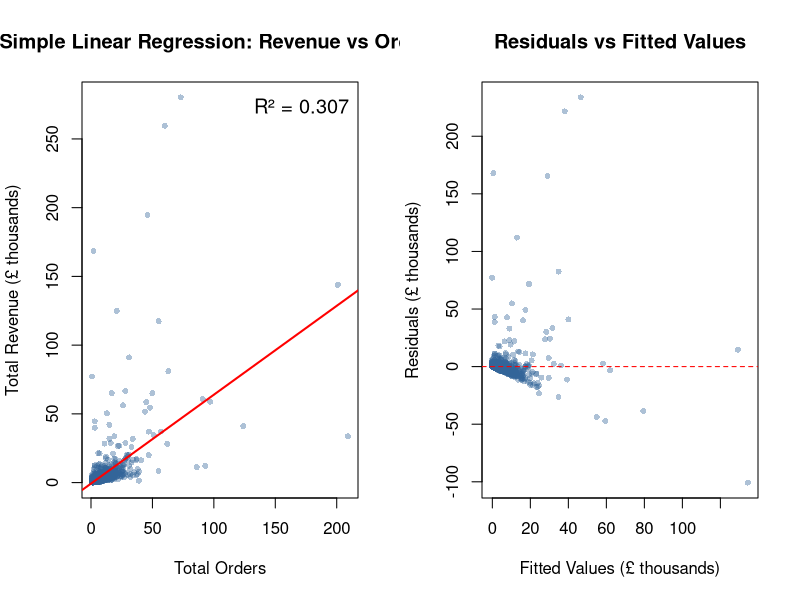
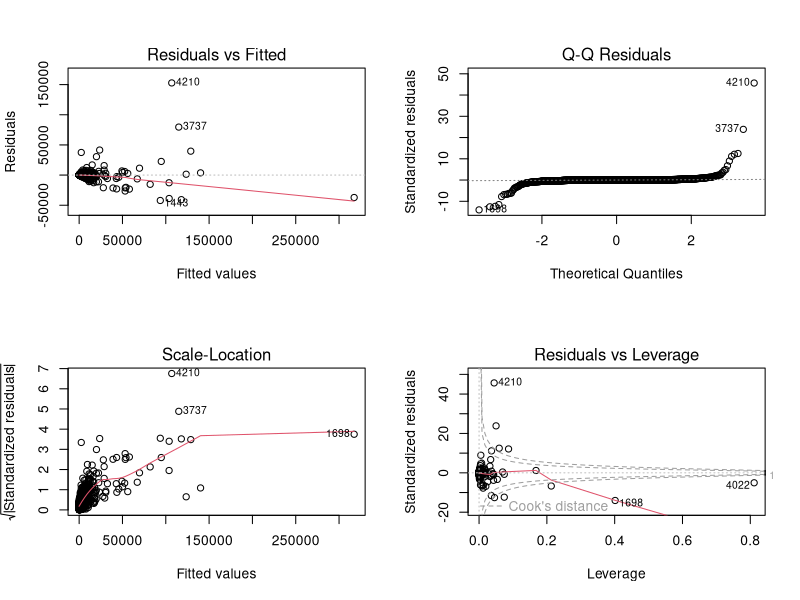
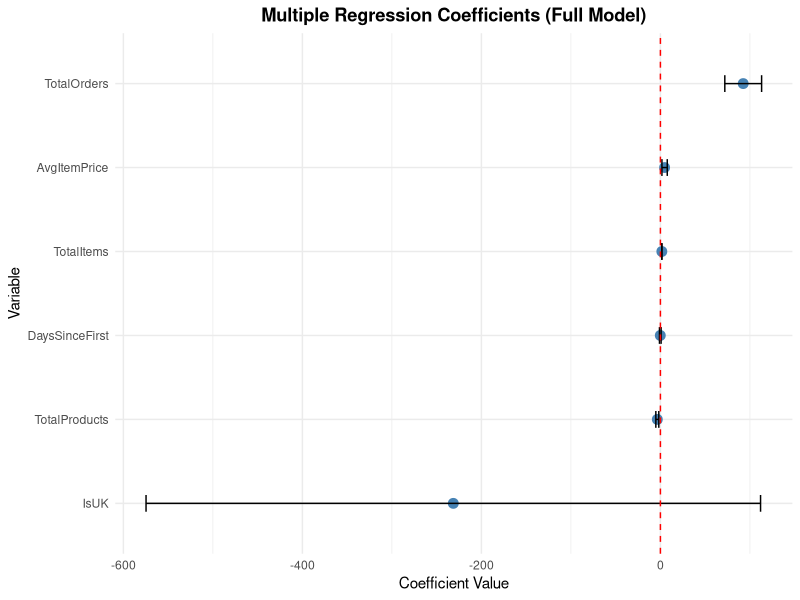
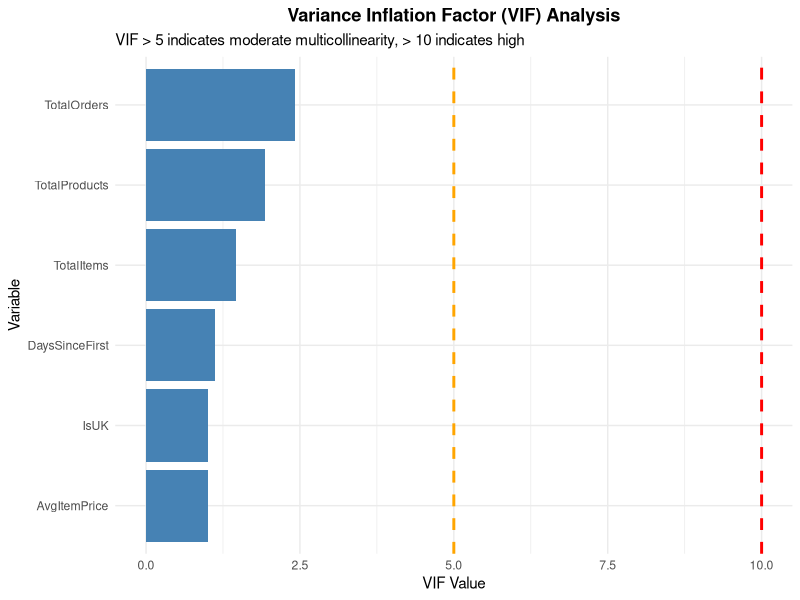
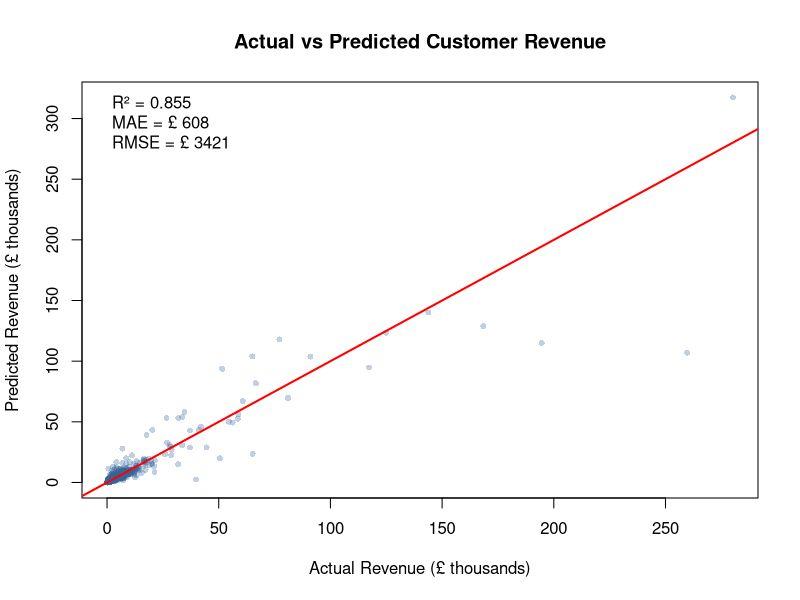

The R script that drew these images, in order:
# CRM CA3 - Regression Analysis (Corrected for Report Consistency)
# This script performs Linear Regression, Multiple Regression, and VIF analysis
# Modified to ensure outputs match the Full Model described in the report

# Load required libraries
library(dplyr)
library(ggplot2)
library(car)       # For VIF
library(MASS)      # For stepAIC

# Set working directory
setwd("/home/jd/crm-ca3")

# Create figures directory if not exists
if (!dir.exists("figures")) dir.create("figures")

# ============================================================
# 1. LOAD DATA
# ============================================================
cat("Loading customer data...\n")
customer_data <- read.csv("data/customer_data.csv", stringsAsFactors = FALSE)
cat("Customer dataset:", nrow(customer_data), "customers\n")

# Check for any NA values
cat("\nMissing values:\n")
print(colSums(is.na(customer_data)))

# Remove rows with NA values for regression
customer_data <- na.omit(customer_data)
cat("After removing NAs:", nrow(customer_data), "customers\n")

# ============================================================
# 2. CORRELATION ANALYSIS
# ============================================================
cat("\n========================================\n")
cat("CORRELATION ANALYSIS\n")
cat("========================================\n")

# Select numeric variables for correlation
numeric_vars <- customer_data %>%
  dplyr::select(TotalRevenue, TotalOrders, TotalItems, TotalProducts, 
                AvgOrderValue, AvgItemPrice, AvgQuantityPerOrder, 
                DaysSinceFirst, DaysSinceLast)

# Compute correlation matrix
cor_matrix <- cor(numeric_vars, use = "complete.obs")
cat("\nCorrelation matrix (with TotalRevenue):\n")
print(round(cor_matrix[, "TotalRevenue"], 3))

# Correlation with TotalRevenue
cor_with_revenue <- cor_matrix[, "TotalRevenue"]
cat("\nVariables correlated with TotalRevenue:\n")
print(sort(cor_with_revenue, decreasing = TRUE))

# ============================================================
# 3. SIMPLE LINEAR REGRESSION
# ============================================================
cat("\n========================================\n")
cat("SIMPLE LINEAR REGRESSION\n")
cat("========================================\n")

# Model: TotalRevenue ~ TotalOrders
cat("\n--- Model 1: TotalRevenue ~ TotalOrders ---\n")
model_simple <- lm(TotalRevenue ~ TotalOrders, data = customer_data)
print(summary(model_simple))

# Interpretation
cat("\nInterpretation:\n")
cat("  Intercept:", round(coef(model_simple)[1], 2), "\n")
cat("  Slope (TotalOrders):", round(coef(model_simple)[2], 2), "\n")
cat("  R-squared:", round(summary(model_simple)$r.squared, 4), "\n")
cat("  Adj. R-squared:", round(summary(model_simple)$adj.r.squared, 4), "\n")
cat("  F-statistic p-value:", format(pf(summary(model_simple)$fstatistic[1], 
    summary(model_simple)$fstatistic[2], summary(model_simple)$fstatistic[3], 
    lower.tail = FALSE), scientific = TRUE), "\n")

# Save linear regression plot
png("figures/08_linear_regression.png", width = 1000, height = 600, res = 120)
par(mfrow = c(1, 2))

# Scatter plot with regression line
plot(customer_data$TotalOrders, customer_data$TotalRevenue/1000,
     xlab = "Total Orders", ylab = "Total Revenue (£ thousands)",
     main = "Simple Linear Regression: Revenue vs Orders",
     pch = 16, col = rgb(0.2, 0.4, 0.6, 0.4), cex = 0.8)
abline(model_simple$coefficients[1]/1000, model_simple$coefficients[2]/1000, 
       col = "red", lwd = 2)
legend("topright", legend = paste("R² =", round(summary(model_simple)$r.squared, 3)),
       bty = "n", cex = 1.2)

# Residuals vs Fitted
plot(model_simple$fitted.values/1000, model_simple$residuals/1000,
     xlab = "Fitted Values (£ thousands)", ylab = "Residuals (£ thousands)",
     main = "Residuals vs Fitted Values",
     pch = 16, col = rgb(0.2, 0.4, 0.6, 0.4), cex = 0.8)
abline(h = 0, col = "red", lty = 2)

dev.off()
cat("\nPlot saved: figures/08_linear_regression.png\n")

# ============================================================
# 4. MULTIPLE LINEAR REGRESSION
# ============================================================
cat("\n========================================\n")
cat("MULTIPLE LINEAR REGRESSION\n")
cat("========================================\n")

# Full Model with multiple predictors
cat("\n--- Full Model: All Predictors ---\n")
model_full <- lm(TotalRevenue ~ TotalOrders + TotalItems + TotalProducts + 
                   AvgItemPrice + DaysSinceFirst + IsUK, 
                 data = customer_data)
print(summary(model_full))

# Check VIF for multicollinearity FIRST
cat("\n--- VIF Analysis (Full Model) ---\n")
vif_values <- vif(model_full)
print(vif_values)
cat("\nVIF Interpretation:\n")
cat("  VIF > 10: High multicollinearity (problematic)\n")
cat("  VIF > 5: Moderate multicollinearity (caution)\n")
cat("  VIF < 5: Low multicollinearity (acceptable)\n")

# Flag problematic variables
problematic <- names(vif_values[vif_values > 5])
if (length(problematic) > 0) {
  cat("\nVariables with high VIF (>5):", paste(problematic, collapse = ", "), "\n")
} else {
  cat("\nAll variables have acceptable VIF values (<5)\n")
}

# ============================================================
# 7. MODEL DIAGNOSTICS PLOTS (USING FULL MODEL)
# ============================================================
cat("\n========================================\n")
cat("MODEL DIAGNOSTICS (FULL MODEL)\n")
cat("========================================\n")

# Diagnostic plots for the FULL model (to match report R2=0.85)
png("figures/09_regression_diagnostics.png", width = 1200, height = 1000, res = 120)
par(mfrow = c(2, 2))
plot(model_full)
dev.off()
cat("Diagnostic plots saved: figures/09_regression_diagnostics.png\n")

# Additional visualization: Coefficient Plot
coef_data <- data.frame(
  Variable = names(coef(model_full))[-1],
  Coefficient = coef(model_full)[-1],
  StdError = summary(model_full)$coefficients[-1, 2]
)
coef_data$Lower <- coef_data$Coefficient - 1.96 * coef_data$StdError
coef_data$Upper <- coef_data$Coefficient + 1.96 * coef_data$StdError

png("figures/10_coefficient_plot.png", width = 900, height = 600, res = 120)
ggplot(coef_data, aes(x = reorder(Variable, Coefficient), y = Coefficient)) +
  geom_point(size = 3, color = "steelblue") +
  geom_errorbar(aes(ymin = Lower, ymax = Upper), width = 0.2) +
  geom_hline(yintercept = 0, linetype = "dashed", color = "red") +
  coord_flip() +
  labs(title = "Multiple Regression Coefficients (Full Model)",
       x = "Variable", y = "Coefficient Value") +
  theme_minimal() +
  theme(plot.title = element_text(hjust = 0.5, face = "bold"))
dev.off()
cat("Coefficient plot saved: figures/10_coefficient_plot.png\n")

# ============================================================
# 8. VIF VISUALIZATION (USING FULL MODEL)
# ============================================================
png("figures/11_vif_analysis.png", width = 900, height = 500, res = 120)
vif_df <- data.frame(Variable = names(vif_values), VIF = as.numeric(vif_values))
ggplot(vif_df, aes(x = reorder(Variable, VIF), y = VIF, fill = VIF > 5)) +
  geom_bar(stat = "identity") +
  geom_hline(yintercept = 5, linetype = "dashed", color = "orange", size = 1) +
  geom_hline(yintercept = 10, linetype = "dashed", color = "red", size = 1) +
  coord_flip() +
  labs(title = "Variance Inflation Factor (VIF) Analysis",
       subtitle = "VIF > 5 indicates moderate multicollinearity, > 10 indicates high",
       x = "Variable", y = "VIF Value") +
  scale_fill_manual(values = c("TRUE" = "coral", "FALSE" = "steelblue")) +
  theme_minimal() +
  theme(plot.title = element_text(hjust = 0.5, face = "bold"),
       legend.position = "none")
dev.off()
cat("VIF plot saved: figures/11_vif_analysis.png\n")

# ============================================================
# 9. PREDICTION ANALYSIS (USING FULL MODEL)
# ============================================================
cat("\n========================================\n")
cat("PREDICTION ANALYSIS (FULL MODEL)\n")
cat("========================================\n")

# Add predictions to customer data
customer_data$PredictedRevenue <- predict(model_full, customer_data)
customer_data$Residual <- customer_data$TotalRevenue - customer_data$PredictedRevenue

# Prediction accuracy metrics
mae <- mean(abs(customer_data$Residual))
rmse <- sqrt(mean(customer_data$Residual^2))
mape <- mean(abs(customer_data$Residual / customer_data$TotalRevenue)) * 100

cat("\nPrediction Metrics:\n")
cat("  Mean Absolute Error (MAE): £", round(mae, 2), "\n")
cat("  Root Mean Square Error (RMSE): £", round(rmse, 2), "\n")
cat("  Mean Absolute Percentage Error (MAPE):", round(mape, 2), "%\n")

# Actual vs Predicted plot
png("figures/12_actual_vs_predicted.png", width = 800, height = 600, res = 120)
plot(customer_data$TotalRevenue/1000, customer_data$PredictedRevenue/1000,
     xlab = "Actual Revenue (£ thousands)", 
     ylab = "Predicted Revenue (£ thousands)",
     main = "Actual vs Predicted Customer Revenue",
     pch = 16, col = rgb(0.2, 0.4, 0.6, 0.3), cex = 0.8)
abline(0, 1, col = "red", lwd = 2)
legend("topleft", 
       legend = c(paste("R² =", round(summary(model_full)$r.squared, 3)),
                  paste("MAE = £", round(mae, 0)),
                  paste("RMSE = £", round(rmse, 0))),
       bty = "n", cex = 1)
dev.off()
cat("Actual vs Predicted plot saved: figures/12_actual_vs_predicted.png\n")

# ============================================================
# 10. SUMMARY RESULTS
# ============================================================
cat("\n========================================\n")
cat("REGRESSION ANALYSIS SUMMARY\n")
cat("========================================\n")

cat("\n1. SIMPLE LINEAR REGRESSION (Revenue ~ Orders):\n")
cat("   R-squared:", round(summary(model_simple)$r.squared, 4), "\n")
cat("   Conclusion: TotalOrders explains", 
    round(summary(model_simple)$r.squared * 100, 1), "% of revenue variation\n")

cat("\n2. MULTIPLE REGRESSION (Full Model):\n")
cat("   R-squared:", round(summary(model_full)$r.squared, 4), "\n")
cat("   Adj. R-squared:", round(summary(model_full)$adj.r.squared, 4), "\n")
cat("   Significant predictors (p < 0.05):\n")
signif_vars <- summary(model_full)$coefficients[, 4] < 0.05
print(names(signif_vars[signif_vars == TRUE]))

cat("\n3. VIF ANALYSIS:\n")
cat("   All variables below threshold: ", all(vif_values < 5), "\n")
if (any(vif_values > 5)) {
  cat("   Variables with VIF > 5:", names(vif_values[vif_values > 5]), "\n")
}

cat("\n4. MODEL EQUATION:\n")
cat("   TotalRevenue = ", round(coef(model_full)[1], 2))
for (i in 2:length(coef(model_full))) {
  sign <- ifelse(coef(model_full)[i] >= 0, " + ", " - ")
  cat(sign, round(abs(coef(model_full)[i]), 2), "*", names(coef(model_full))[i])
}
cat("\n")

# Save regression results
regression_results <- list(
  simple_model = model_simple,
  full_model = model_full,
  vif_full = vif_values
)
saveRDS(regression_results, "data/regression_results.rds")
cat("\nRegression results saved to: data/regression_results.rds\n")

cat("\n\nRegression Analysis completed successfully!\n")
